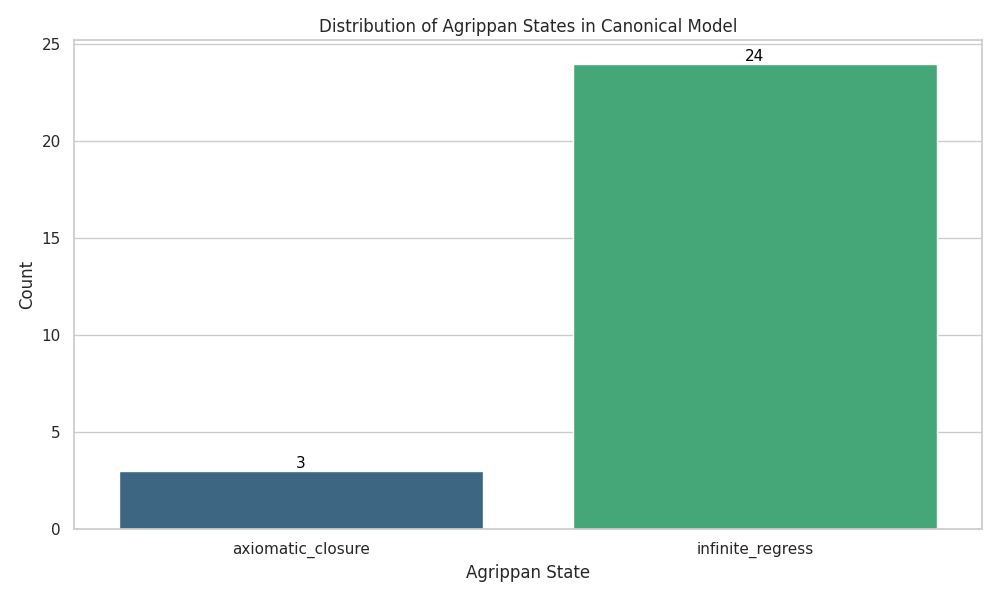

Here is the Python script that generated this plot:
#!/usr/bin/env python3
"""
agrippan_analysis.py - Visualization for Agrippan Functor System
"""

import matplotlib.pyplot as plt
import seaborn as sns
import pandas as pd
from agrippan_functor import canonical_model

def run_analysis():
    print("Running Agrippan Functor Analysis...")

    model = canonical_model()
    relations = model["relations"]

    # Extract states
    states = [r["agrippan_state"] for r in relations]

    # Create DataFrame for plotting
    df = pd.DataFrame({"State": states})

    # Plotting
    plt.figure(figsize=(10, 6))
    sns.set_theme(style="whitegrid")

    # Count distribution
    ax = sns.countplot(data=df, x="State", palette="viridis", hue="State", legend=False)

    plt.title("Distribution of Agrippan States in Canonical Model")
    plt.ylabel("Count")
    plt.xlabel("Agrippan State")

    # Add counts on top of bars
    for p in ax.patches:
        ax.annotate(f'{int(p.get_height())}', (p.get_x() + p.get_width() / 2., p.get_height()),
                    ha='center', va='center', fontsize=11, color='black', xytext=(0, 5),
                    textcoords='offset points')

    plt.tight_layout()
    plt.savefig("agrippan_analysis.png")
    print(f"Analysis complete. Visualization saved to agrippan_analysis.png")

if __name__ == "__main__":
    run_analysis()
